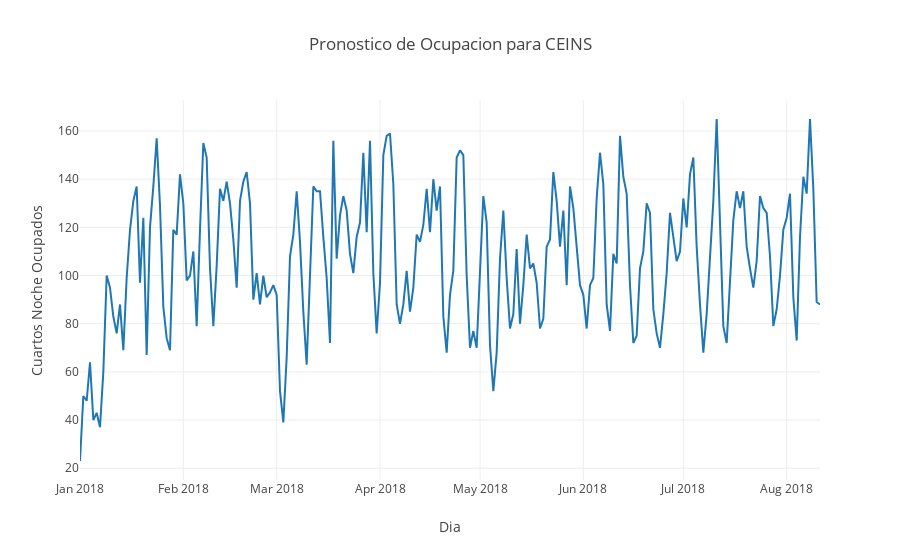

The notebook cell saved with this chart:
### Code cell
# Let's plot the occupancy forecast using plotly:

occupancy = [go.Scatter(x=forecasted_demand.index, y=forecasted_demand['occupancy'],
                        name='Pronostico de ocupacion para CEINS')]
layout_occ = go.Layout(title='Pronostico de Ocupacion para CEINS',
                       xaxis={'title':'Dia'},
                       yaxis={'title':'Cuartos Noche Ocupados'},
                      
                      )

fig = go.Figure(data=occupancy, layout=layout_occ)
iplot(fig, filename='occ_ts')

### Figure 1 — Plotly figure (JSON) as saved in the notebook; plotly's stock layout.template omitted (floating-point values rounded to 4 significant figures; data arrays with more than 128 entries replaced by an {"elided": "..."} marker saying what was removed)
{"data": [{"name": "Pronostico de ocupacion para CEINS", "type": "scatter", "uid": "14cc3674-be08-11e8-923b-8c85903153e4", "x": {"elided": "223 str values"}, "y": {"elided": "223 int values"}}], "layout": {"title": "Pronostico de Ocupacion para CEINS", "xaxis": {"title": "Dia"}, "yaxis": {"title": "Cuartos Noche Ocupados"}}}
